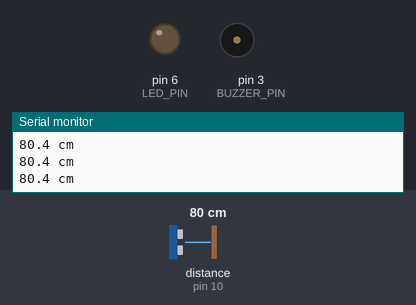
This sketch was run on a simulated Arduino Uno, built with avr-gcc and run on an emulated ATmega328P. Parts: output pins drawn as LEDs (lit = HIGH), buzzer (waves = sounding), the last lines printed to the serial monitor. Wiring (inferred from the names in the program): ultrasonic range finder: trigger pin 9; echo pin 10. Inputs (shaded band) come from the test bench; at power-on: distance to the obstacle (sensor on pin 10) 80 cm. The echo pulse lasts 58.3 µs per cm; pins used as bus, display or sensor lines are not drawn.

Above: at 1.2 s.
1.3 s: distance to the obstacle (sensor on pin 10) set to 2 cm
At 2.5 s:
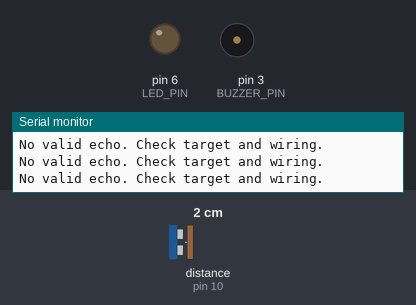
2.9 s: distance to the obstacle (sensor on pin 10) set to 4 cm
At 3.09 s:
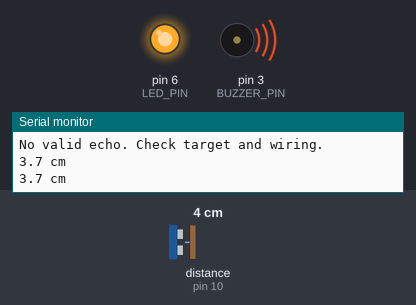
5.9 s: distance to the obstacle (sensor on pin 10) set to 18 cm
8.9 s: distance to the obstacle (sensor on pin 10) set to 23 cm
At 9.6 s:
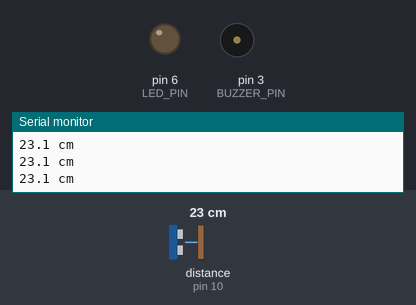
10.4 s: distance to the obstacle (sensor on pin 10) set to 9 cm
At 10.57 s:
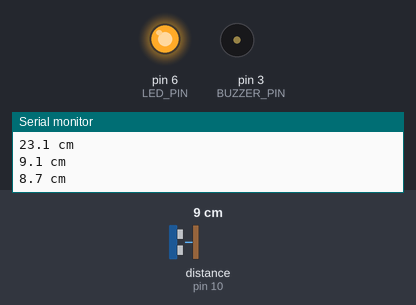
Timing chart, 0 to 14.4 s (numbered marks = the images above; inputs shaded):
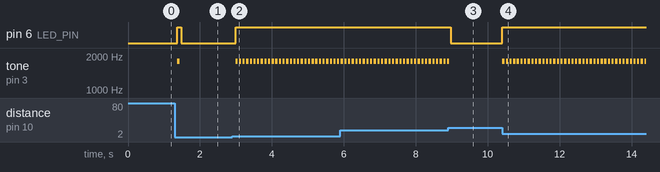

The sketch:

ultrasonic-distance-alarm.ino
```cpp
// CircuitByte: desktop proximity indicator. UNO R3, standard 5V HC-SR04.
// Trig D9; Echo D10. Passive PIEZO MODULE signal D3; +5V and GND as labelled.
// D6 -> 330 ohm -> LED -> GND. Not a vehicle safety or collision-avoidance device.
const byte TRIG_PIN = 9, ECHO_PIN = 10, BUZZER_PIN = 3, LED_PIN = 6;
void setup() {
  pinMode(TRIG_PIN, OUTPUT); pinMode(ECHO_PIN, INPUT);
  pinMode(LED_PIN, OUTPUT); pinMode(BUZZER_PIN, OUTPUT);
  Serial.begin(9600);
}
void loop() {
  digitalWrite(TRIG_PIN, LOW); delayMicroseconds(2);
  digitalWrite(TRIG_PIN, HIGH); delayMicroseconds(10); digitalWrite(TRIG_PIN, LOW);
  unsigned long duration = pulseIn(ECHO_PIN, HIGH, 30000UL);
  float cm = duration / 58.0;
  bool valid = duration != 0 && cm >= 2 && cm <= 400;
  if (!valid) {
    noTone(BUZZER_PIN); digitalWrite(LED_PIN, LOW);
    Serial.println(F("No valid echo. Check target and wiring."));
  } else {
    Serial.print(cm,1); Serial.println(F(" cm"));
    digitalWrite(LED_PIN, cm < 20 ? HIGH : LOW);
    if (cm < 20) tone(BUZZER_PIN, 1800, 60); else noTone(BUZZER_PIN);
  }
  delay(100); // More than 60 ms between triggers
}
```

Measured:
- the behaviour switches between 2 and 3 cm on distance to the obstacle (sensor on pin 10) (found by bisection; images 1 and 2)
- the behaviour switches between 20 and 21 cm on distance to the obstacle (sensor on pin 10) (found by bisection; images 2 and 3)
- after the input at 1.3 s, pin 6 (LED_PIN): LOW → HIGH after 0.07 s, → LOW 0.10 s later; tone on pin 3 (BUZZER_PIN): silent → 1800 Hz after 0.07 s, → silent 0.06 s later
- after the input at 2.9 s, pin 6 (LED_PIN): LOW → HIGH after 0.09 s; tone on pin 3 (BUZZER_PIN): alternates 1800 Hz for 0.06 s and silent for 0.04 s, starting after 0.09 s
- after the input at 8.9 s, pin 6 (LED_PIN): HIGH → LOW after 0.08 s; tone on pin 3 (BUZZER_PIN): goes on until 8.9 s, then stays silent
- after the input at 10.4 s, pin 6 (LED_PIN): LOW → HIGH at once; tone on pin 3 (BUZZER_PIN): alternates 1800 Hz for 0.06 s and silent for 0.04 s, starting at once
